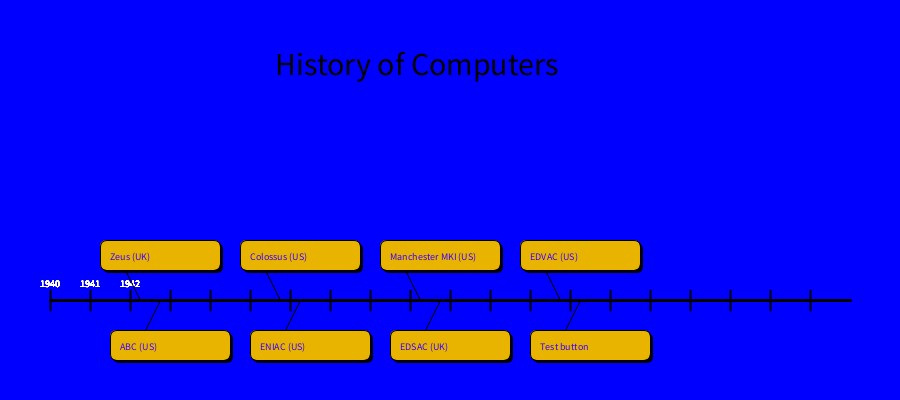
Frame 1 (no input)
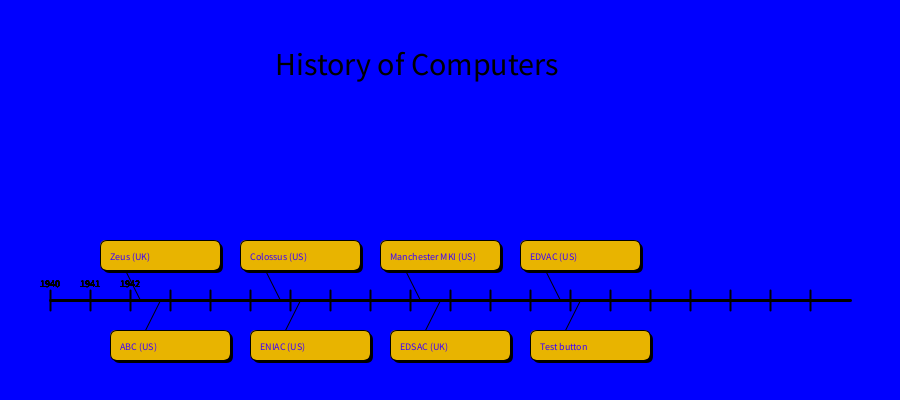
Frame 60 (the mouse pressed at the canvas centre just before this capture)
Frame 120 (the mouse held since frame 60 and released just before this capture): identical to frame 60, image omitted

The Processing sketch that drew these frames (run headless with seeded random() and noise(); from frame 60 on, the mouse is pressed at the canvas centre):

// Processing sketch: ComputerTimeline
// ── ComputerTimeline.pde
//global variable
color bg1 = #0000FF;
color bg2 = #E8B400;
color btn1 = #0038FF;
color btn2 = #3C00FF;
color txt1 = #E8C800;
color txt2 = #FFD100;

int date = 40;

void setup() {
  size(900, 400);
  background(bg1);
}

void draw() {
  background(bg1);
  drawRef(50,300,850,300);
  histEvent(100, 240, 120, 30, "Zeus (UK)", "(1941) Zeus is the world's first working electromechanical programmable, fully automatic digital computer. ", true);
  histEvent(240, 240, 120, 30, "Colossus (US)", "(1944) Colossus was the world's first electronic digital programmable computer.", true);
  histEvent(380, 240, 120, 30, "Manchester MKI (US)", "(1951) The pioneer of the inclusion of index registers", true);
  histEvent(520, 240, 120, 30, "EDVAC (US)", "(1951) The computer system that improved on the ENIAC's \n construction that incorporated high speed serial access memory \n and important architectural and logical improvements.", true);
  histEvent(110, 330, 120, 30, "ABC (US)", "(1942) The world's first electronic digital calculating device", false);
  histEvent(250, 330, 120, 30, "ENIAC (US)", "(1945) The first United States-built electronic programmable computer", false);
  histEvent(390, 330, 120, 30, "EDSAC (UK)", "(1949) The first recognizably modern digital stored-program computer.", false);
  histEvent(530, 330, 120, 30, "Test button", "Test description", false);
  fill(0);
  textSize(32);
  text("History of Computers",275,75);
  textSize(14);
}

void histEvent(int x, int y, int w, int h, String tText, String dText, boolean top) {
  strokeWeight(1);
  if (top) {
    line(x+25,y+h,x+40,y+h+30);
  } else {
    line(x+35,y,x+50,y-30);
  }
  fill(0); 
  noStroke();
  rect(x+3, y+3, w, h, 7); // Shaddow 
  fill(bg2);
  stroke(0);
  rect(x, y, w, h, 7); // Button
  fill(btn2);
  text(tText, x+10, y+20);
  if (mouseX>x && mouseX<=x+w && mouseY>y && mouseY<=y+h) {
    if (top) {
      fill(txt1);
      text(dText, x, y-50);
    } else {
      fill(txt1);
      text(dText, x, y+60);
    }
  }
}

void drawRef(int x,int y,int w,int h) {
  strokeWeight(3);
  line(x,y,w,h);
  for(int i=0;i<800;i+=40){
    strokeWeight(2);
    line(x+i,y-10,x+i,y+10);
    textSize(10);
    text(1940,x-10,y-13);
    text(1941,x+30,y-13);
    text(1942,x+70,y-13);
  }
  
  
  
}
